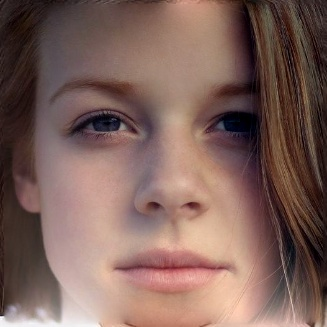
#> input picture 08-normal.jpg, 327 x 327 px, given in place of 04.jpg, which was not available
$ python byunsu.py
#> lines starting #> are read from the running program, lines starting #| are printed output that depends on the picture; after the words box and inside, x2 and y2 are one past the last pixel; in counts of white or black regions, pixels touching at a corner belong together; pictures that were not available may be replaced by others from this repository, and a replacement may not be noted
from PIL import Image
import numpy as np
import cv2

#1) a추출
fullimg = '04.jpg'
faceimg = '04-crop.jpg'

face_cascade = cv2.CascadeClassifier(
    'C:/Users/user/AppData/Local/Programs/Python/Python38/Lib/site-packages/cv2/data/haarcascade_frontalface_default.xml')
src = cv2.imread(fullimg)
#> src is the input picture: shape (327, 327, 3); mean B, G, R 90.4, 98, 126.8
src_gray = cv2.cvtColor(src, cv2.COLOR_BGR2GRAY)
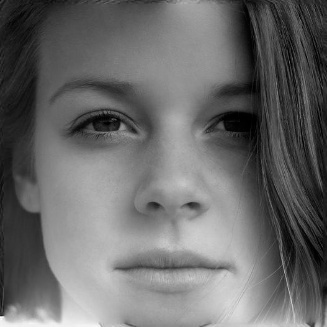
#> src_gray: shape (327, 327); min 0, max 254, mean 105.8
faces = face_cascade.detectMultiScale(src_gray, 1.1, 3)
#> faces = [[26, 18, 275, 275]]

for x, y, w, h in faces:
    cv2.rectangle(src, (x, y), (x + w, y + h), (255, 0, 0), 2)
    face = src[y: y + h, x: x + w]
    face_gray = src_gray[y: y + h, x: x + w]
#> this loop made 1 pass
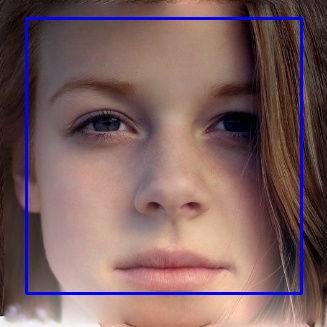
#> src: shape (327, 327, 3); 3.08% of pixels changed, all inside (x1, y1, x2, y2) = (25, 17, 303, 295)
print(x, y, w, h)
#| 26 18 275 275

# 이미지 크롭 코드
img1 = Image.open(fullimg)
crop_area = (x, y, x + w, y + h)
#> crop_area = (26, 18, 301, 293)
    ##(가로시작점, 세로시작점, 가로범위, 세로범위)
    ##보통 x, y w, h 변수로 사용됨

    ### 근데 저코드는 범위가 아니라 xy좌표 두개인듯((x,y), (w,h) )
    ### 얼굴선은 따지는걸로 봐선 크롭만 xy 좌표 두개쓰는듯, 인식파트는 높이 넓이가 맞음
    #### 시작점은 그대로 2차좌표는 합치는걸로 수정함. -> 성공!
crop_img1 = img1.crop(crop_area)
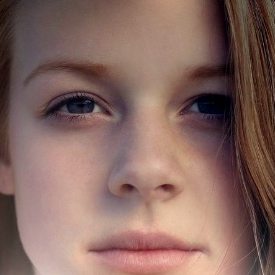
#> crop_img1: PIL image 275x275 RGB; mean R, G, B 134.1, 103.4, 96.1
crop_img1.save(faceimg)


#2)
fullimg = '08.jpg'
faceimg = '08-crop.jpg'

face_cascade = cv2.CascadeClassifier(
    'C:/Users/user/AppData/Local/Programs/Python/Python38/Lib/site-packages/cv2/data/haarcascade_frontalface_default.xml')
src = cv2.imread(fullimg)
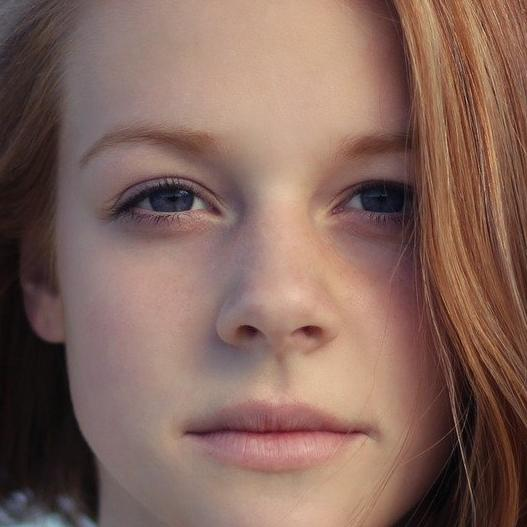
#> input picture 08-crop.jpg, 527 x 527 px, given in place of 08.jpg, which was not available
#> src is the input picture: shape (527, 527, 3); mean B, G, R 92.1, 102.1, 132.3
src_gray = cv2.cvtColor(src, cv2.COLOR_BGR2GRAY)
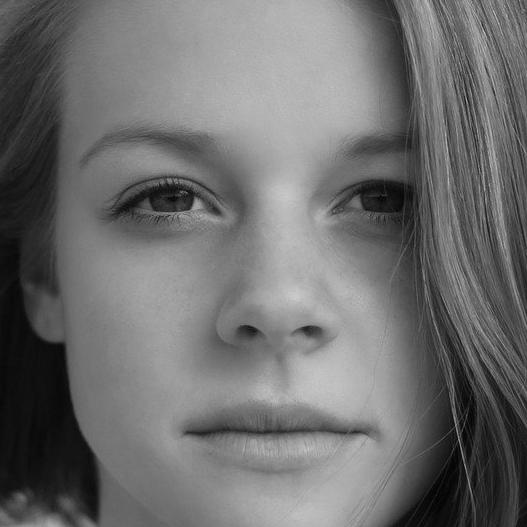
#> src_gray: shape (527, 527); min 0, max 205, mean 110
faces = face_cascade.detectMultiScale(src_gray, 1.1, 3)
#> faces = [[47, 36, 430, 430]]

for x, y, w, h in faces:
    cv2.rectangle(src, (x, y), (x + w, y + h), (255, 0, 0), 2)
    face = src[y: y + h, x: x + w]
    face_gray = src_gray[y: y + h, x: x + w]
#> this loop made 1 pass
#> pass 1, `face = src[y: y + h, x: x + w]`:
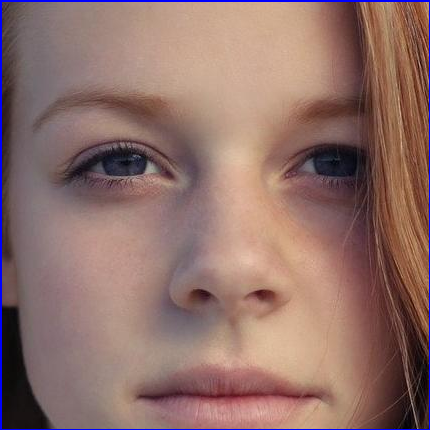
#> face: shape (430, 430, 3); mean B, G, R 105.7, 111.9, 144
#> after the loop:
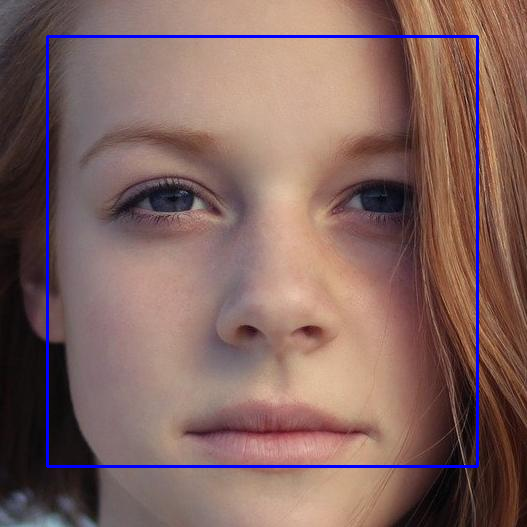
#> src: shape (527, 527, 3); 1.86% of pixels changed, all inside (x1, y1, x2, y2) = (46, 35, 479, 468)
print(x, y, w, h)
#| 47 36 430 430

# 이미지 크롭 코드
img2 = Image.open(fullimg)
crop_area = (x, y, x + w, y + h)
#> crop_area = (47, 36, 477, 466)
crop_img2 = img2.crop(crop_area)
crop_img2.save(faceimg)

# 반드시 detec과 crop은 연달아 사용할것
# 두 전역함수의 fullimg 파일명은 동일히 쓸것.
# fullimg는 원본파일명
# faceimg는 새로 저장될 크롭이미지 (파일명 직접지정요망)
# addimg 함수는 이전과 동일

#> (the run stopped early here; a loop or call above may not have finished)
